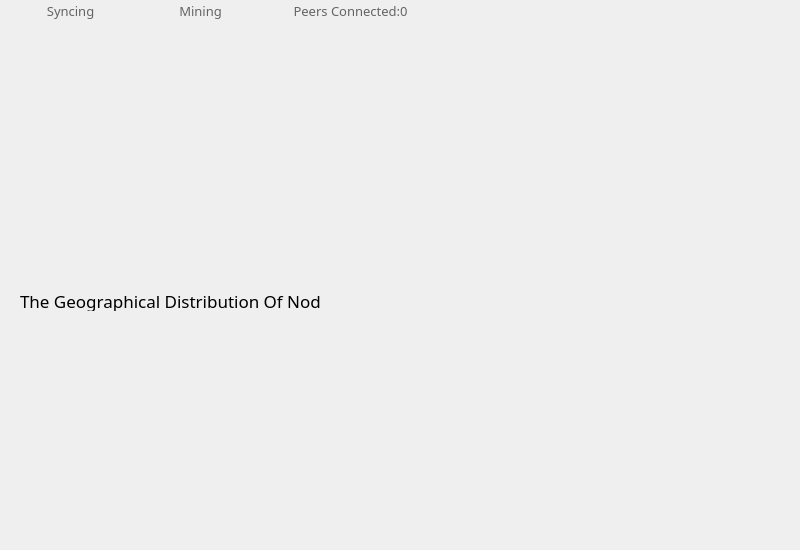
   <widget class="QWidget" name="p2">
    <widget class="QPushButton" name="pushButton_2">
     <property name="geometry">
      <rect>
       <x>740</x>
       <y>380</y>
       <width>51</width>
       <height>51</height>
      </rect>
     </property>
     <property name="text">
      <string/>
     </property>
     <property name="icon">
      <iconset>
       <normaloff>../.designer/backup/pic/03.png</normaloff>../.designer/backup/pic/03.png</iconset>
     </property>
     <property name="iconSize">
      <size>
       <width>40</width>
       <height>40</height>
      </size>
     </property>
     <property name="flat">
      <bool>true</bool>
     </property>
    </widget>
    <widget class="QPushButton" name="pushButton_3">
     <property name="geometry">
      <rect>
       <x>670</x>
       <y>450</y>
       <width>51</width>
       <height>51</height>
      </rect>
     </property>
     <property name="text">
      <string/>
     </property>
     <property name="icon">
      <iconset>
       <normaloff>../.designer/backup/pic/04.png</normaloff>../.designer/backup/pic/04.png</iconset>
     </property>
     <property name="iconSize">
      <size>
       <width>40</width>
       <height>40</height>
      </size>
     </property>
     <property name="flat">
      <bool>true</bool>
     </property>
    </widget>
    <widget class="QPushButton" name="pushButton_4">
     <property name="geometry">
      <rect>
       <x>740</x>
       <y>450</y>
       <width>51</width>
       <height>51</height>
      </rect>
     </property>
     <property name="text">
      <string/>
     </property>
     <property name="icon">
      <iconset>
       <normaloff>../.designer/backup/pic/05.png</normaloff>../.designer/backup/pic/05.png</iconset>
     </property>
     <property name="iconSize">
      <size>
       <width>40</width>
       <height>40</height>
      </size>
     </property>
     <property name="flat">
      <bool>true</bool>
     </property>
    </widget>
    <widget class="QToolButton" name="toolButton_33">
     <property name="geometry">
      <rect>
       <x>270</x>
       <y>0</y>
       <width>151</width>
       <height>21</height>
      </rect>
     </property>
     <property name="font">
      <font>
       <family>微软雅黑 Light</family>
       <pointsize>10</pointsize>
      </font>
     </property>
     <property name="styleSheet">
      <string notr="true">border:0px;
color: rgb(100, 100, 100);</string>
     </property>
     <property name="text">
      <string>   Peers Connected:0</string>
     </property>
     <property name="icon">
      <iconset>
       <normaloff>pic/tubiaoer.png</normaloff>pic/tubiaoer.png</iconset>
     </property>
     <property name="toolButtonStyle">
      <enum>Qt::ToolButtonTextBesideIcon</enum>
     </property>
    </widget>
    <widget class="QToolButton" name="toolButton_34">
     <property name="geometry">
      <rect>
       <x>0</x>
       <y>0</y>
       <width>131</width>
       <height>21</height>
      </rect>
     </property>
     <property name="font">
      <font>
       <family>微软雅黑 Light</family>
       <pointsize>10</pointsize>
      </font>
     </property>
     <property name="styleSheet">
      <string notr="true">border:0px;
color: rgb(100, 100, 100);</string>
     </property>
     <property name="text">
      <string>   Syncing</string>
     </property>
     <property name="icon">
      <iconset>
       <normaloff>pic/grayqukuai.png</normaloff>pic/grayqukuai.png</iconset>
     </property>
     <property name="toolButtonStyle">
      <enum>Qt::ToolButtonTextBesideIcon</enum>
     </property>
    </widget>
    <widget class="QToolButton" name="toolButton_35">
     <property name="geometry">
      <rect>
       <x>130</x>
       <y>0</y>
       <width>131</width>
       <height>21</height>
      </rect>
     </property>
     <property name="font">
      <font>
       <family>微软雅黑 Light</family>
       <pointsize>10</pointsize>
      </font>
     </property>
     <property name="styleSheet">
      <string notr="true">border:0px;
color: rgb(100, 100, 100);</string>
     </property>
     <property name="text">
      <string>   Mining</string>
     </property>
     <property name="icon">
      <iconset>
       <normaloff>pic/graymining.png</normaloff>pic/graymining.png</iconset>
     </property>
     <property name="toolButtonStyle">
      <enum>Qt::ToolButtonTextBesideIcon</enum>
     </property>
    </widget>
    <widget class="QPushButton" name="pushButton_15">
     <property name="geometry">
      <rect>
       <x>740</x>
       <y>460</y>
       <width>51</width>
       <height>51</height>
      </rect>
     </property>
     <property name="cursor">
      <cursorShape>PointingHandCursor</cursorShape>
     </property>
     <property name="autoFillBackground">
      <bool>false</bool>
     </property>
     <property name="text">
      <string/>
     </property>
     <property name="icon">
      <iconset>
       <normaloff>pic/05.png</normaloff>pic/05.png</iconset>
     </property>
     <property name="iconSize">
      <size>
       <width>40</width>
       <height>40</height>
      </size>
     </property>
     <property name="flat">
      <bool>true</bool>
     </property>
    </widget>
    <widget class="QPushButton" name="pushButton_16">
     <property name="geometry">
      <rect>
       <x>740</x>
       <y>390</y>
       <width>51</width>
       <height>51</height>
      </rect>
     </property>
     <property name="cursor">
      <cursorShape>PointingHandCursor</cursorShape>
     </property>
     <property name="autoFillBackground">
      <bool>false</bool>
     </property>
     <property name="text">
      <string/>
     </property>
     <property name="icon">
      <iconset>
       <normaloff>pic/03.png</normaloff>pic/03.png</iconset>
     </property>
     <property name="iconSize">
      <size>
       <width>40</width>
       <height>40</height>
      </size>
     </property>
     <property name="flat">
      <bool>true</bool>
     </property>
    </widget>
    <widget class="QPushButton" name="pushButton_17">
     <property name="geometry">
      <rect>
       <x>670</x>
       <y>390</y>
       <width>51</width>
       <height>51</height>
      </rect>
     </property>
     <property name="cursor">
      <cursorShape>PointingHandCursor</cursorShape>
     </property>
     <property name="autoFillBackground">
      <bool>false</bool>
     </property>
     <property name="text">
      <string/>
     </property>
     <property name="icon">
      <iconset>
       <normaloff>pic/sdO8tAw.png</normaloff>pic/sdO8tAw.png</iconset>
     </property>
     <property name="iconSize">
      <size>
       <width>40</width>
       <height>40</height>
      </size>
     </property>
     <property name="flat">
      <bool>true</bool>
     </property>
    </widget>
    <widget class="QPushButton" name="pushButton_18">
     <property name="geometry">
      <rect>
       <x>670</x>
       <y>460</y>
       <width>51</width>
       <height>51</height>
      </rect>
     </property>
     <property name="cursor">
      <cursorShape>PointingHandCursor</cursorShape>
     </property>
     <property name="autoFillBackground">
      <bool>false</bool>
     </property>
     <property name="text">
      <string/>
     </property>
     <property name="icon">
      <iconset>
       <normaloff>pic/04.png</normaloff>pic/04.png</iconset>
     </property>
     <property name="iconSize">
      <size>
       <width>40</width>
       <height>40</height>
      </size>
     </property>
     <property name="flat">
      <bool>true</bool>
     </property>
    </widget>
    <widget class="QLabel" name="label">
     <property name="geometry">
      <rect>
       <x>20</x>
       <y>40</y>
       <width>351</width>
       <height>241</height>
      </rect>
     </property>
     <property name="text">
      <string/>
     </property>
     <property name="pixmap">
      <pixmap>pic/图表.png</pixmap>
     </property>
     <property name="scaledContents">
      <bool>true</bool>
     </property>
    </widget>
    <widget class="QLabel" name="label_5">
     <property name="geometry">
      <rect>
       <x>410</x>
       <y>40</y>
       <width>371</width>
       <height>241</height>
      </rect>
     </property>
     <property name="text">
      <string/>
     </property>
     <property name="pixmap">
      <pixmap>pic/图表.png</pixmap>
     </property>
     <property name="scaledContents">
      <bool>true</bool>
     </property>
    </widget>
    <widget class="QLabel" name="label_7">
     <property name="geometry">
      <rect>
       <x>20</x>
       <y>290</y>
       <width>301</width>
       <height>21</height>
      </rect>
     </property>
     <property name="font">
      <font>
       <family>等线</family>
       <pointsize>13</pointsize>
      </font>
     </property>
     <property name="text">
      <string>The Geographical Distribution Of Nodes</string>
     </property>
    </widget>
    <widget class="QLabel" name="label_8">
     <property name="geometry">
      <rect>
       <x>30</x>
       <y>320</y>
       <width>631</width>
       <height>221</height>
      </rect>
     </property>
     <property name="text">
      <string/>
     </property>
     <property name="pixmap">
      <pixmap>pic/map.jpg</pixmap>
     </property>
     <property name="scaledContents">
      <bool>true</bool>
     </property>
    </widget>
    <widget class="QPushButton" name="pushButton_19">
     <property name="geometry">
      <rect>
       <x>30</x>
       <y>370</y>
       <width>41</width>
       <height>41</height>
      </rect>
     </property>
     <property name="cursor">
      <cursorShape>PointingHandCursor</cursorShape>
     </property>
     <property name="autoFillBackground">
      <bool>false</bool>
     </property>
     <property name="text">
      <string/>
     </property>
     <property name="icon">
      <iconset>
       <normaloff>pic/Shrink.png</normaloff>pic/Shrink.png</iconset>
     </property>
     <property name="iconSize">
      <size>
       <width>40</width>
       <height>40</height>
      </size>
     </property>
     <property name="flat">
      <bool>true</bool>
     </property>
    </widget>
    <widget class="QPushButton" name="pushButton_20">
     <property name="geometry">
      <rect>
       <x>30</x>
       <y>320</y>
       <width>41</width>
       <height>41</height>
      </rect>
     </property>
     <property name="cursor">
      <cursorShape>PointingHandCursor</cursorShape>
     </property>
     <property name="autoFillBackground">
      <bool>false</bool>
     </property>
     <property name="text">
      <string/>
     </property>
     <property name="icon">
      <iconset>
       <normaloff>pic/enlarge.png</normaloff>pic/enlarge.png</iconset>
     </property>
     <property name="iconSize">
      <size>
       <width>40</width>
       <height>40</height>
      </size>
     </property>
     <property name="flat">
      <bool>true</bool>
     </property>
    </widget>
   </widget>
